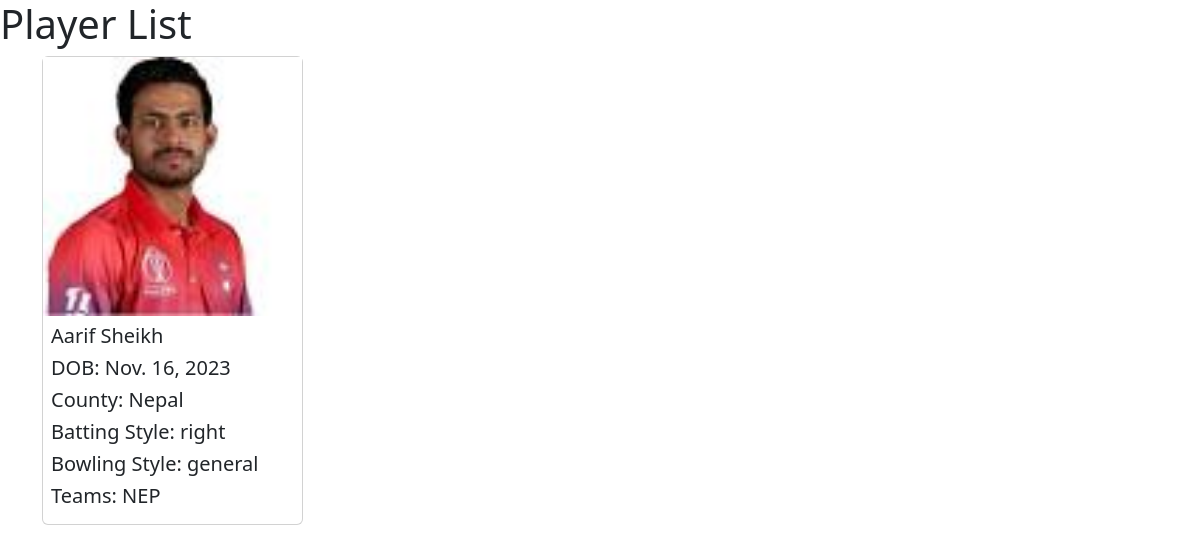
Screenshot of /cricket/player/7/ with the database file from the repository.
### cricket/models.py (models this page shows, shortened)
class Player(models.Model):
    first_name = models.CharField(max_length=50)
    last_name = models.CharField(max_length=50)
    date_of_birth = models.DateField()
    country = models.CharField(max_length=50)
    batting_hand = models.CharField(max_length=20)
    bowling_style = models.CharField(max_length=50)
    player_image = models.ImageField(upload_to=player_image_path, null=True, blank=True)
    team = models.ForeignKey('Team', on_delete=models.CASCADE, related_name='players_of_team')

class Team(models.Model):
    name = models.CharField(max_length=100)
    country = models.CharField(max_length=50)
    coach = models.ForeignKey(Coach, on_delete=models.CASCADE)
    players = models.ManyToManyField('Player', related_name='teams')
    logo = models.ImageField(upload_to='team_logos/', null=True, blank=True)
    team_profile = models.TextField(blank=True)
    def __str__(self):
        return self.name

### cricket/views.py (the view)
# urls.py: path('player/<int:player_id>/', views.player_detail, name='player_detail'),
def player_detail(request, player_id):
    player = get_object_or_404(Player, id=player_id)
    return render(request, 'cricket/player_detail.html', {'player': player})

### cricket/templates/cricket/player_detail.html (shortened to what this page needs)
<!DOCTYPE html>
<html>
<head>
    <link href="https://cdn.jsdelivr.net/npm/bootstrap@5.3.2/dist/css/bootstrap.min.css" rel="stylesheet">
</head>
<body>
    <h1>Player List</h1>
    <div class="container">
        <div class="row">
            <div class="col-md-3 col-6 mb-3">
                <div class="card">
                        <img src = "{{player.player_image.url}}" />
                        <div class="p-2">
                            <h5>{{ player.first_name }} {{ player.last_name }}</h5>
                            <h5>DOB: {{ player.date_of_birth }}</h5>
                            <h5>County: {{ player.country }}</h5>
                            <h5>Batting Style: {{ player.batting_hand }}</h5>
                            <h5>Bowling Style: {{ player.bowling_style }}</h5>
                            <h5>Teams: {{ player.team }}</h5>
                        </div>
                </div>
            </div>
        </div>
    </div>
</body>
</html>

### rows the page displays
Player: player_image (picture), first_name "Aarif", last_name "Sheikh", date_of_birth "Nov. 16, 2023", country "Nepal", batting_hand "right", bowling_style "general", team "NEP"
